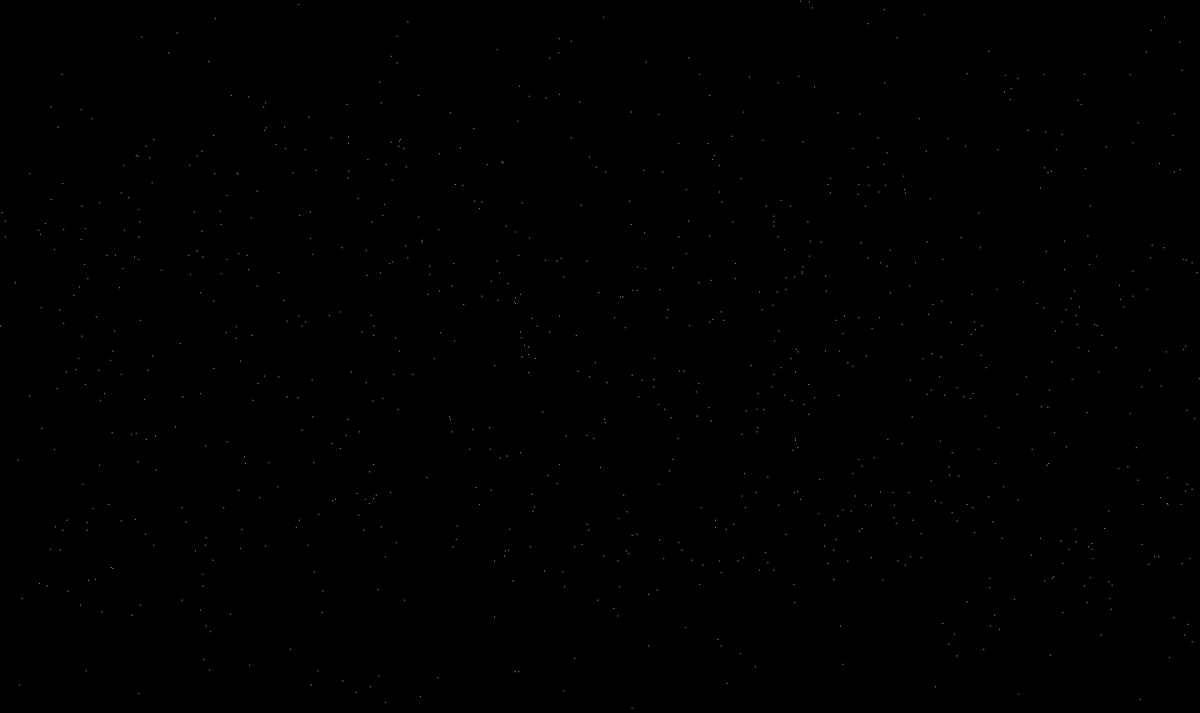
Frame 1 (no input)
Frame 60 (the mouse pressed at the canvas centre just before this capture): identical to frame 1, image omitted
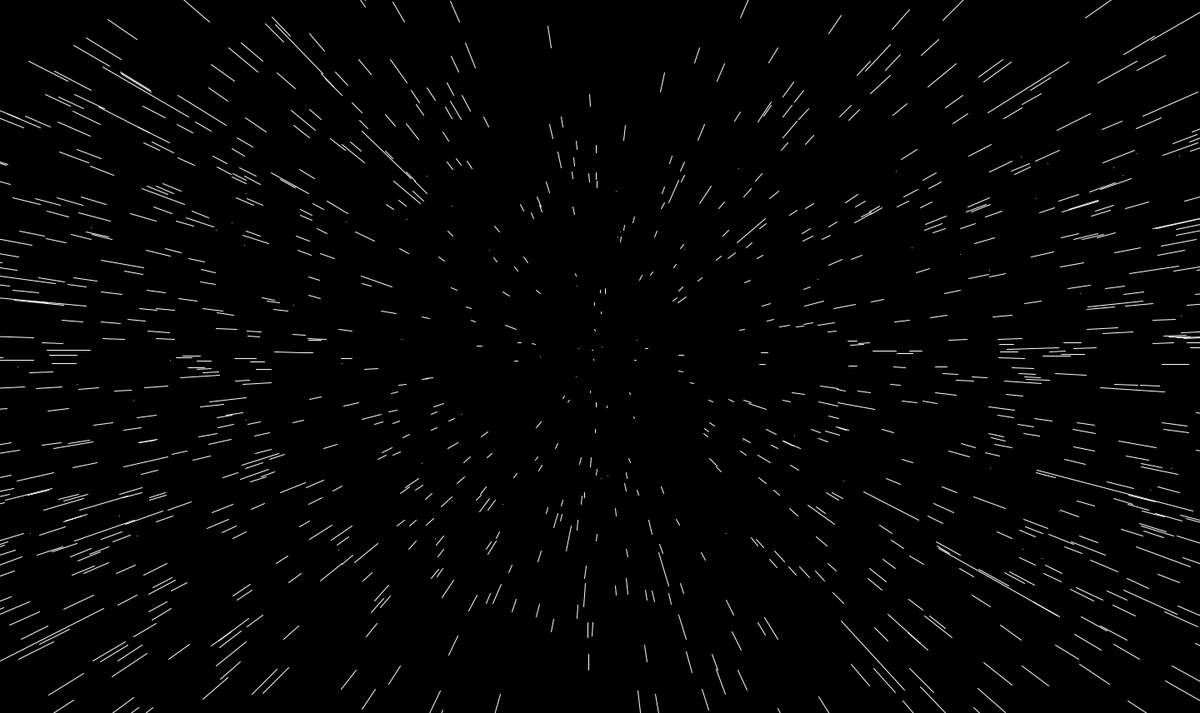
Frame 120 (the mouse held since frame 60 and released just before this capture)

The Processing sketch that drew these frames (run headless with seeded random() and noise(); from frame 60 on, the mouse is pressed at the canvas centre):

// Processing sketch: Starfield
// ── Starfield.pde
Star[] stars = new Star[2000];

float speed;

void setup() {
  size(1440,856);
  for (int i = 0; i < stars.length; i++) {
    stars[i] = new Star();
  }
}

void draw() {
  speed = map(mouseX, 0, width, 0, 50);

  background(0);
  translate(width/2, height/2);
  for (int i = 0; i < stars.length; i++) {
    stars[i].update();
    stars[i].show();
  }
}

// ── star.pde

 
class Star {
  float x;
  float y;
  float z;
  
  float pz;

  Star() {
    x = random(-width/2, width/2);
    y = random(-height/2, height/2);
    z = random(width/2);
    pz = z;
  }

  void update() {
    z = z - speed;
    if (z < 1) {
      z = width/2;
      x = random(-width/2, width/2);
      y = random(-height/2, height/2);
      pz = z;
    }
  }

  void show() {
    fill(255);
    noStroke();

    float sx = map(x / z, 0, 1, 0, width/2);
    float sy = map(y / z, 0, 1, 0, height/2);;

    float r = map(z, 0, width/2, 16, 0);
    //ellipse(sx, sy, r, r);
    
    float px = map(x / pz, 0, 1, 0, width/2);
    float py = map(y / pz, 0, 1, 0, height/2);

    pz = z;

    stroke(255);
    line(px, py, sx, sy);

  }
}
